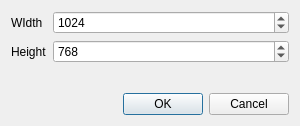
<?xml version="1.0" encoding="UTF-8"?>
<ui version="4.0">
 <class>PaintField_NewDocumentDialog</class>
 <widget class="QDialog" name="PaintField_NewDocumentDialog">
  <property name="geometry">
   <rect>
    <x>0</x>
    <y>0</y>
    <width>300</width>
    <height>126</height>
   </rect>
  </property>
  <property name="sizePolicy">
   <sizepolicy hsizetype="Preferred" vsizetype="Fixed">
    <horstretch>0</horstretch>
    <verstretch>0</verstretch>
   </sizepolicy>
  </property>
  <property name="windowTitle">
   <string>New Document</string>
  </property>
  <property name="sizeGripEnabled">
   <bool>false</bool>
  </property>
  <property name="modal">
   <bool>true</bool>
  </property>
  <layout class="QVBoxLayout" name="verticalLayout">
   <property name="sizeConstraint">
    <enum>QLayout::SetDefaultConstraint</enum>
   </property>
   <item>
    <layout class="QFormLayout" name="formLayout">
     <item row="0" column="0">
      <widget class="QLabel" name="label">
       <property name="text">
        <string>WIdth</string>
       </property>
      </widget>
     </item>
     <item row="1" column="0">
      <widget class="QLabel" name="label_2">
       <property name="text">
        <string>Height</string>
       </property>
      </widget>
     </item>
     <item row="0" column="1">
      <widget class="QSpinBox" name="spinBoxWidth">
       <property name="minimum">
        <number>1</number>
       </property>
       <property name="maximum">
        <number>9999</number>
       </property>
       <property name="value">
        <number>1024</number>
       </property>
      </widget>
     </item>
     <item row="1" column="1">
      <widget class="QSpinBox" name="spinBoxHeight">
       <property name="minimum">
        <number>1</number>
       </property>
       <property name="maximum">
        <number>9999</number>
       </property>
       <property name="value">
        <number>768</number>
       </property>
      </widget>
     </item>
    </layout>
   </item>
   <item>
    <widget class="QDialogButtonBox" name="buttonBox">
     <property name="orientation">
      <enum>Qt::Horizontal</enum>
     </property>
     <property name="standardButtons">
      <set>QDialogButtonBox::Cancel|QDialogButtonBox::Ok</set>
     </property>
    </widget>
   </item>
  </layout>
 </widget>
 <resources/>
 <connections>
  <connection>
   <sender>buttonBox</sender>
   <signal>accepted()</signal>
   <receiver>PaintField_NewDocumentDialog</receiver>
   <slot>accept()</slot>
   <hints>
    <hint type="sourcelabel">
     <x>248</x>
     <y>254</y>
    </hint>
    <hint type="destinationlabel">
     <x>157</x>
     <y>274</y>
    </hint>
   </hints>
  </connection>
  <connection>
   <sender>buttonBox</sender>
   <signal>rejected()</signal>
   <receiver>PaintField_NewDocumentDialog</receiver>
   <slot>reject()</slot>
   <hints>
    <hint type="sourcelabel">
     <x>316</x>
     <y>260</y>
    </hint>
    <hint type="destinationlabel">
     <x>286</x>
     <y>274</y>
    </hint>
   </hints>
  </connection>
 </connections>
</ui>
